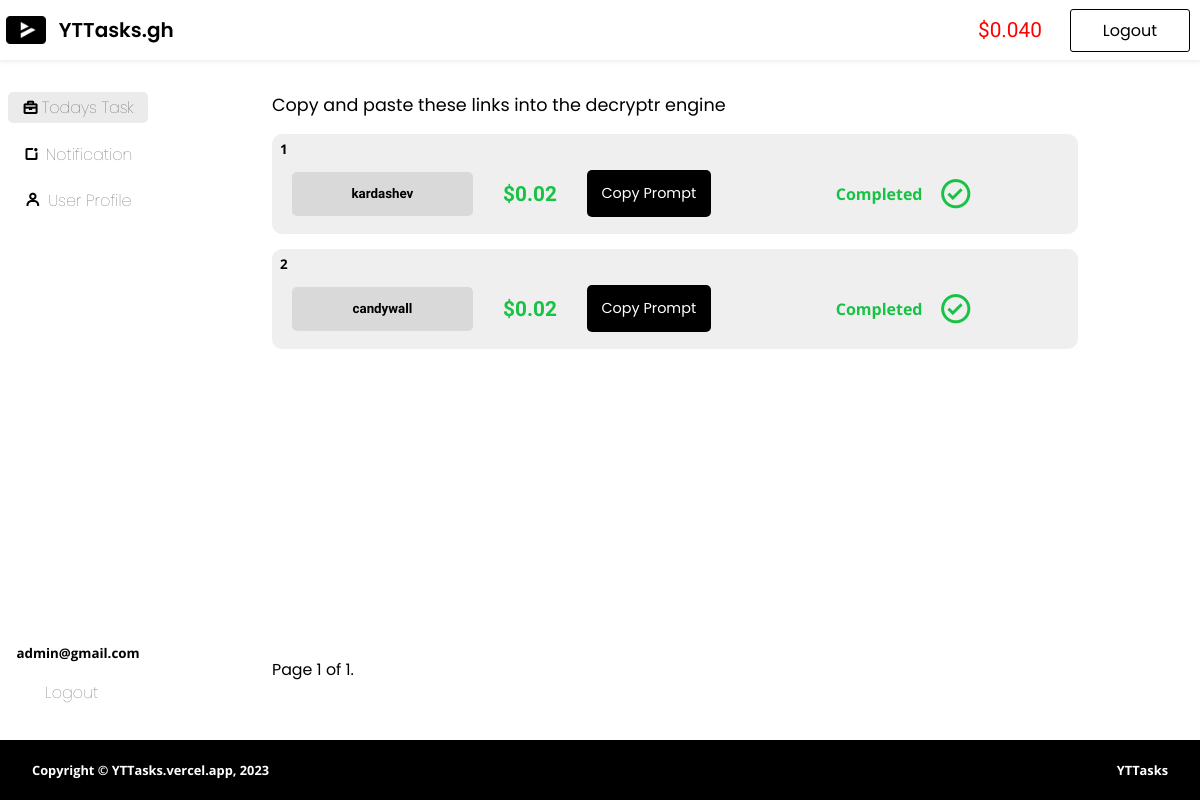
Page /dashboard/dashboard/ (signed in) on the earlier database version.
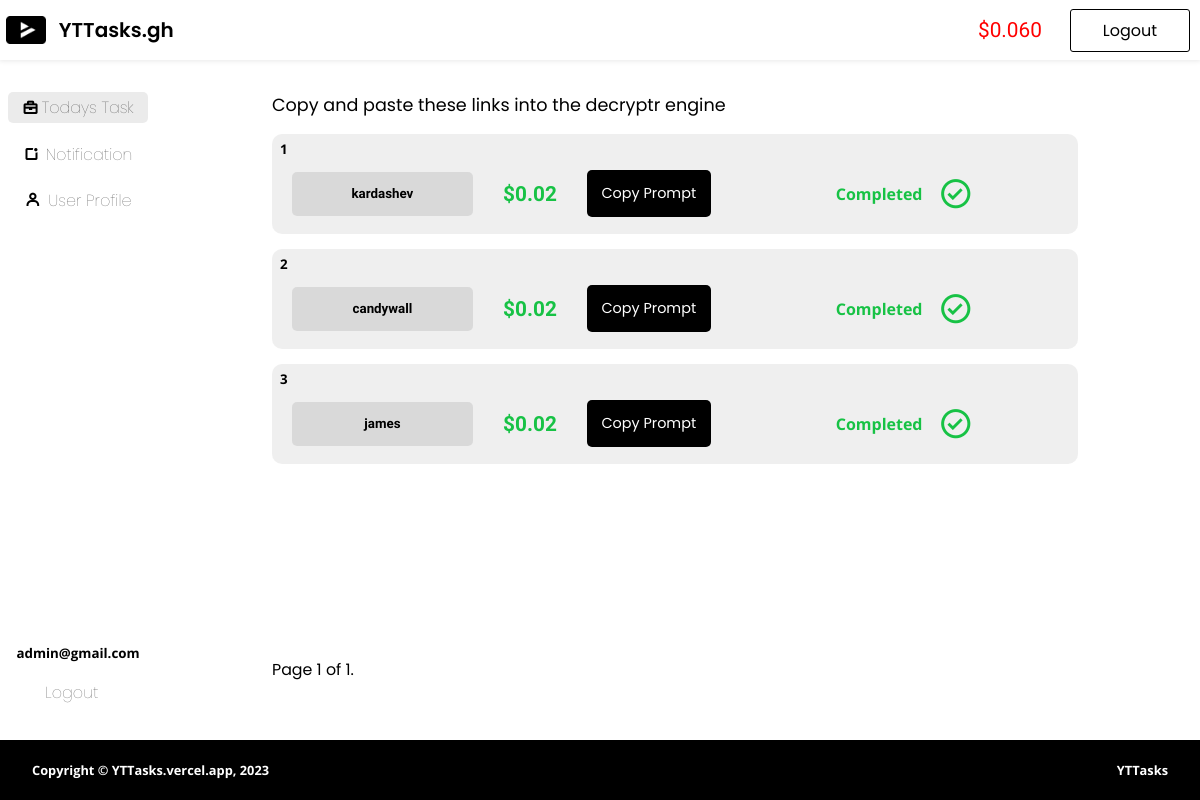
Same page on the later database version.
### accounts/models.py (models this page shows, shortened)
class YTTasker_payout(models.Model):
    tasker = models.ForeignKey(User, on_delete=models.CASCADE)
    payout = models.FloatField()

class User(AbstractBaseUser, PermissionsMixin):
    username = None
    email = models.EmailField('Email', unique=True)
    last_login = models.DateTimeField(verbose_name='last login', auto_now=True)
    is_active = models.BooleanField(default=True)  # Add the is_active field
    is_staff = models.BooleanField(default=False)
    USERNAME_FIELD = 'email'
    REQUIRED_FIELDS = []  # Add any required fields here (e.g., first_name, last_name)
    objects = UserManager()

### dashboard/models.py (models this page shows, shortened)
class Task(models.Model):
    prompt = models.CharField(max_length=500)
    point = models.FloatField(default=0.02)
    secret_code = models.CharField(max_length=50)

class YTTasker_task(models.Model):
    tasker = models.ForeignKey(User, on_delete=models.CASCADE)
    task = models.ForeignKey(Task, on_delete=models.CASCADE)
    completed = models.BooleanField(default=False)

### dashboard/views.py (the view)
# urls.py: path("dashboard/", include("dashboard.urls")),
@login_required(login_url="accounts:login_yttasker")
def dashboard(request):
    yttasker_tasks = YTTasker_task.objects.filter(tasker=request.user)
    task_points = yttasker_tasks.filter(completed=True).values_list('task__point', flat=True)
    point_sum = sum(point for point in task_points if point is not None)
    yttasker_payout = YTTasker_payout.objects.filter(tasker__email=request.user).exists()
    if yttasker_payout is False:
        YTTasker_payout.objects.create(tasker=request.user, payout=point_sum)
    else:
        yttasker_payout_old = YTTasker_payout.objects.get(tasker=request.user)
        point_sum = yttasker_payout_old.payout + point_sum
        yttasker_payout_old.payout = point_sum
    paginator = Paginator(tasks, 10)  # Show 10 tasks per page
    page_number = request.GET.get('page')
    page_obj = paginator.get_page(page_number)
    return render(request, "dashboard/dashboard.html", {
        "page_obj": page_obj,
        "yttasker_tasks": yttasker_tasks,
        "point_sum": YTTasker_payout.objects.get(tasker__email=request.user).payout
    })

### dashboard/templates/dashboard/dashboard.html (shortened to what this page needs)
{% extends "dashboard/base.html" %}
{% load static %}
{% block custom-css %}
<link rel="stylesheet" href="{% static 'dashboard/dashboard.css' %}">
{% endblock custom-css %}
{% block payout %}
<div class="payout">
    <small><span>${{point_sum |floatformat:"3"}}</span></small>
</div>
{% endblock payout %}
{% block content %}
<div class="main">
    <div class="sidemenu">
        <li class="active"><a href="#"><i class="bx bx-briefcase"></i>Todays Task</a></li>
        <li><a href="{% url 'dashboard:notification' %}"><i class="bx bx-notification"></i>Notification</a></li>
        <li><a href="{% url 'dashboard:user_profile' %}"><i class="bx bx-user"></i>User Profile</a></li>
        <div class="extra-menu">
            <small><b>{{request.user.email}}</b></small>
            <li><a href="{% url 'accounts:logout_yttasker' %}">Logout</a></li>
        </div>
    </div>
    <div class="main-content">
        <span>Copy and paste these links into the decryptr engine</span>
        <div class="card-container">
            {% for task in page_obj  %}
            <div class="card">
                <div class="card-num">
                    <small>{{forloop.counter}}</small>
                </div>
                <div class="card-content">
                    <div class="first">
                        <input type="text" value="{{task.prompt}}" id="prompt_{{forloop.counter}}" placeholder="{{task.prompt}}">
                        <div class="points">
                            <b>${{task.point}}</b>
                        </div>
                        <button href="{{task.link}}" class="btn prompt-btn" onclick="copyPrompt('prompt_{{forloop.counter}}'); return false;">Copy Prompt</button>
                    </div>
                    <div class="action">
                        {% for yttasker_task in yttasker_tasks %}
                                {% if yttasker_task.completed is True and task.prompt == yttasker_task.task.prompt %}
                                <div class="completed">
                                    <small>Completed</small>
                                    <i class="bx bx-check-circle"></i>
                                </div>
                                {% endif %}
                        {% endfor %}
                    </div>
                </div>
            </div>
            {% endfor %}
        </div>
        <div class="pagination">
            <span class="step-links">
                <span class="current">
                    Page {{ page_obj.number }} of {{ page_obj.paginator.num_pages }}.
                </span>
            </span>
        </div>
    </div>
</div>
{% endblock content %}

### dashboard/templates/dashboard/base.html (shortened to what this page needs)
{% load static %}
<!DOCTYPE html>
<html lang="en">
<head>
    <link href='https://unpkg.com/boxicons@2.1.4/css/boxicons.min.css' rel='stylesheet'>
    <link rel="stylesheet" href="{% static 'dashboard/style.css' %}">
    <link rel="stylesheet" href="{% static 'dashboard/base.css' %}">
    {% block custom-css %}
    {% endblock custom-css %}
</head>
<body>
    <nav class="navbar">
        <div class="nav-logo">
            <img src=" {% static 'images/logo.png' %}" alt="">
            <span><a href="{% url 'dashboard:dashboard' %}">YTTasks.gh</a></span>
        </div>
        <div class="nav-action">
            {% block payout %}
            {% endblock payout %}
            <a href="{% url 'accounts:logout_yttasker' %}" class="btn">Logout</a>
        </div>
    </nav>
    {% block content %}
    {% endblock content %}
    <footer class="footer">
        <span>Copyright &copy YTTasks.vercel.app, 2023</span>
        <small>YTTasks</small>
    </footer>
</body>
</html>

### dashboard/static/dashboard/style.css (style rules this page uses)
body { width: 100%; height: 100vh; box-sizing: border-box; padding: 0; margin: 0; }
.navbar { width: 100%; display: flex; box-shadow: 0px 0px 5px 1px rgba(0, 0, 0, 0.096); box-sizing: border-box; height: 60px; background-color: white; align-items: center; justify-content: space-between; }
.navbar .nav-logo { width: 15%; display: flex; align-items: center; justify-content: space-around; box-sizing: border-box; height: 100%; font-family: "Poppins"; cursor: pointer; }
.navbar .nav-logo img { width: 2.5rem; }
.navbar .nav-logo span { font-weight: 600; font-size: 1.25em; }
.navbar .nav-logo span a { text-decoration: none; color: black; }
.navbar .nav-action { width: 20%; display: flex; height: 100%; box-sizing: border-box; align-items: center; justify-content: space-around; }
.navbar .nav-action .btn { padding: 0.5rem 2rem; background: transparent; text-decoration: none; color: black; font-weight: normal; border: 1px solid black; transition: 0.4s ease-out; border-radius: 3px; font-family: "Poppins"; }
.payout { padding: 1rem .5rem; font-size: 1rem; font-family: "Ubuntu"; }
.payout span { color: red; font-size: 1.3rem; }
.footer { display: flex; height: 60px; width: 100%; background-color: black; box-sizing: border-box; color: white; align-items: center; padding: 0 2rem; justify-content: space-between; font-family: "Open Sans"; }
.footer span { font-size: 0.8em; font-weight: bold; }
.footer small { font-size: 0.8em; font-weight: bold; }

### dashboard/static/dashboard/base.css (style rules this page uses)
.sidemenu { width: 13%; height: 100%; display: flex; flex-direction: column; align-items: center; gap: 15px; padding: 2rem 0; box-sizing: border-box; }
.sidemenu li { list-style: none; display: flex; width: 90%; padding: 0.2rem 0.8rem; align-items: center; box-sizing: border-box; }
.sidemenu li.active { background: rgba(211, 211, 211, 0.4588235294); border-radius: 5px; }
.sidemenu li a { width: 100%; display: flex; align-items: center; justify-content: space-around; text-decoration: none; color: rgba(0, 0, 0, 0.692); font-family: "Poppins"; font-weight: lighter; }
.sidemenu li a i.bx { color: black; font-weight: bold; }
.sidemenu .extra-menu { display: flex; flex-direction: column; height: 100%; justify-content: flex-end; font-family: "Open Sans"; box-sizing: border-box; gap: 15px; }

Differences in the rows shown:
changed YTTasker_payout: payout "0.040" → "0.060"
added Task: prompt "james", point "0.02"
added YTTasker_task: completed "Completed", shown under "0.02"
